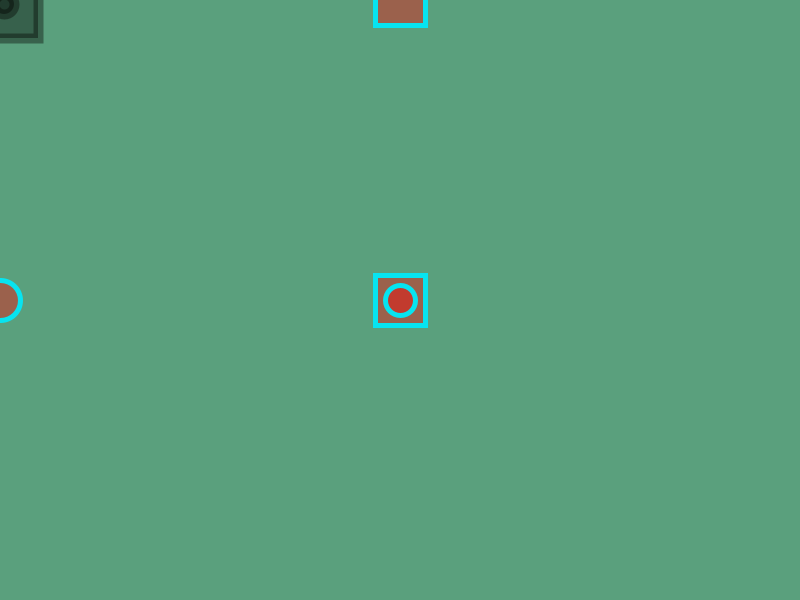
Frame 1 (no input)
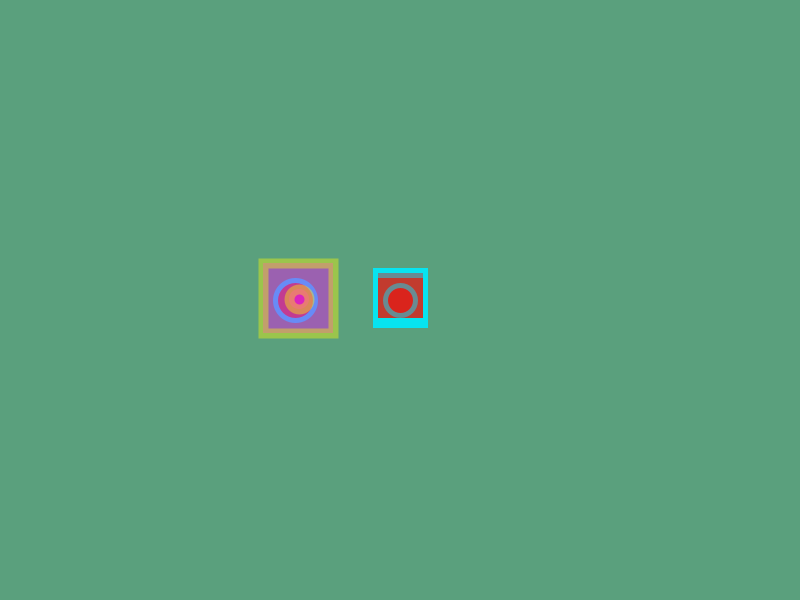
Frame 60 (the mouse pressed at the canvas centre just before this capture)
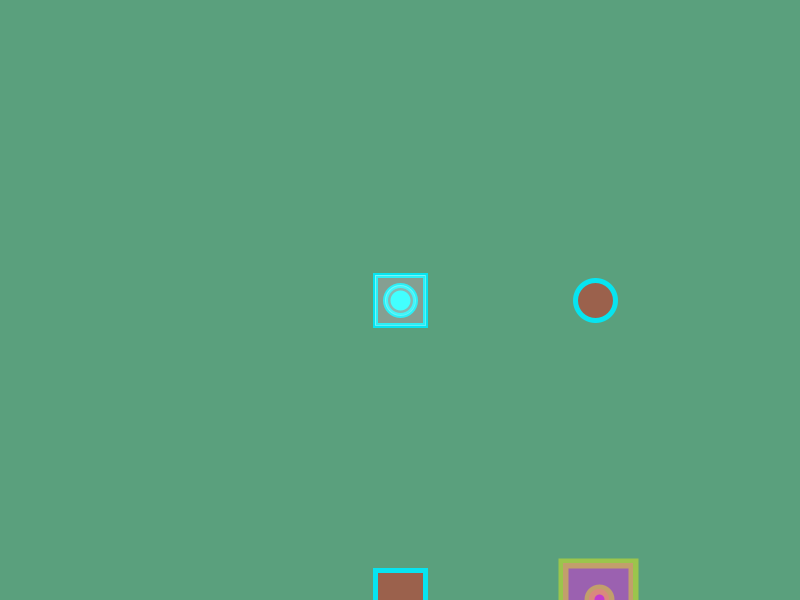
Frame 120 (the mouse held since frame 60 and released just before this capture)

The Processing sketch that drew these frames (run headless with seeded random() and noise(); from frame 60 on, the mouse is pressed at the canvas centre):

// Processing sketch: exercise_1
// ── exercise_1.pde
PImage img;

void setup() {
   
  size(800,600);
  rectMode(CENTER);
  frameRate(60);
}

float x,y=0;

void draw() {
  
   background(90, 160, 125);

 stroke(7, 228, 240);
 strokeWeight(5);
 fill(255,0,0,100);
 rect(width/2,height/2,50,50);
 ellipse(width/2,height/2,30,30);
 
 ellipse(x++,height/2,40,40);
 rect(width/2,y++,50,50);
    
 stroke(255, 127, 0);
 strokeWeight(10);
 fill(100, 186, 255,100);
 
 fill(x++,0,y++,100);
 stroke(y++,x++,0,100);
 rect(x++, y++, 70, 70);
 ellipse(x++,y++, 20, 20);
 
 if(mousePressed){
 stroke(10, mouseX, mouseY);
 strokeWeight(20);
 line(pmouseX,pmouseY,mouseX,mouseY);
 
 stroke(240,mouseX,mouseY,100);
 strokeWeight(1);
 fill(100, mouseX,mouseY,100);
  ellipse(mouseX,mouseY,30,30);
  rect(mouseX,mouseY,50,50);
 }
 if(x > 800){
    x=0;
  }
  
  if(y > 600){
    y=0;
  }
   
}
